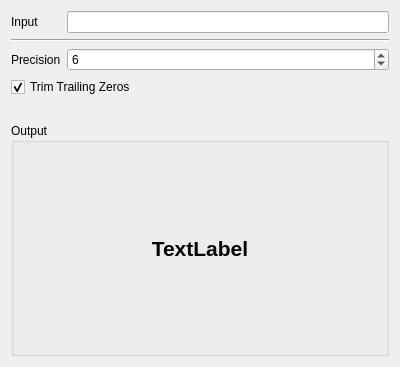
<?xml version="1.0" encoding="UTF-8"?>
<ui version="4.0">
 <class>MainWindow</class>
 <widget class="QWidget" name="MainWindow">
  <property name="geometry">
   <rect>
    <x>0</x>
    <y>0</y>
    <width>400</width>
    <height>367</height>
   </rect>
  </property>
  <property name="minimumSize">
   <size>
    <width>0</width>
    <height>0</height>
   </size>
  </property>
  <property name="windowTitle">
   <string>FPConv - Demo</string>
  </property>
  <layout class="QGridLayout" name="gridLayout">
   <item row="1" column="0" colspan="2">
    <widget class="Line" name="_sep1">
     <property name="orientation">
      <enum>Qt::Horizontal</enum>
     </property>
    </widget>
   </item>
   <item row="0" column="1">
    <widget class="QLineEdit" name="_input_wgt"/>
   </item>
   <item row="2" column="1">
    <widget class="QSpinBox" name="_prec_wgt">
     <property name="minimum">
      <number>1</number>
     </property>
     <property name="maximum">
      <number>19</number>
     </property>
     <property name="value">
      <number>6</number>
     </property>
    </widget>
   </item>
   <item row="2" column="0">
    <widget class="QLabel" name="_prec_lbl">
     <property name="text">
      <string>Precision</string>
     </property>
    </widget>
   </item>
   <item row="0" column="0">
    <widget class="QLabel" name="_input_lbl">
     <property name="text">
      <string>Input</string>
     </property>
    </widget>
   </item>
   <item row="4" column="0" colspan="2">
    <widget class="QCheckBox" name="_trim_wgt">
     <property name="text">
      <string>Trim Trailing Zeros</string>
     </property>
     <property name="checked">
      <bool>true</bool>
     </property>
    </widget>
   </item>
   <item row="6" column="0" colspan="2">
    <widget class="QGroupBox" name="_output_box">
     <property name="title">
      <string>Output</string>
     </property>
     <layout class="QHBoxLayout" name="horizontalLayout">
      <item>
       <widget class="QLabel" name="_output_lbl">
        <property name="font">
         <font>
          <pointsize>16</pointsize>
          <weight>75</weight>
          <bold>true</bold>
         </font>
        </property>
        <property name="text">
         <string>TextLabel</string>
        </property>
        <property name="textFormat">
         <enum>Qt::PlainText</enum>
        </property>
        <property name="alignment">
         <set>Qt::AlignCenter</set>
        </property>
       </widget>
      </item>
     </layout>
    </widget>
   </item>
   <item row="5" column="0">
    <spacer name="verticalSpacer">
     <property name="orientation">
      <enum>Qt::Vertical</enum>
     </property>
     <property name="sizeType">
      <enum>QSizePolicy::Fixed</enum>
     </property>
     <property name="sizeHint" stdset="0">
      <size>
       <width>20</width>
       <height>20</height>
      </size>
     </property>
    </spacer>
   </item>
  </layout>
 </widget>
 <resources/>
 <connections/>
</ui>
